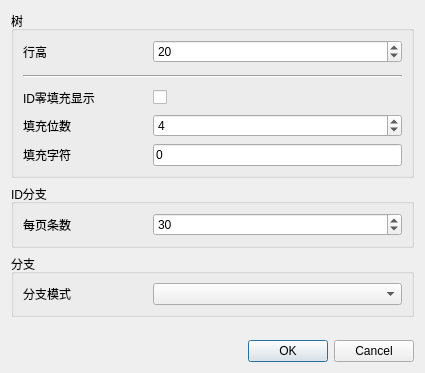
<?xml version="1.0" encoding="UTF-8"?>
<ui version="4.0">
 <class>W_FCTConfig</class>
 <widget class="QDialog" name="W_FCTConfig">
  <property name="geometry">
   <rect>
    <x>0</x>
    <y>0</y>
    <width>425</width>
    <height>373</height>
   </rect>
  </property>
  <property name="windowTitle">
   <string>树设置</string>
  </property>
  <layout class="QVBoxLayout" name="verticalLayout">
   <item>
    <widget class="QGroupBox" name="groupBox_2">
     <property name="title">
      <string>树</string>
     </property>
     <layout class="QGridLayout" name="gridLayout_3" columnstretch="1,2">
      <property name="verticalSpacing">
       <number>7</number>
      </property>
      <item row="0" column="0">
       <widget class="QLabel" name="label_3">
        <property name="text">
         <string>行高</string>
        </property>
       </widget>
      </item>
      <item row="0" column="1">
       <widget class="QSpinBox" name="spinBox_rowHeight">
        <property name="minimum">
         <number>2</number>
        </property>
        <property name="maximum">
         <number>2000</number>
        </property>
        <property name="value">
         <number>20</number>
        </property>
       </widget>
      </item>
      <item row="2" column="0">
       <widget class="QLabel" name="label_6">
        <property name="text">
         <string>ID零填充显示</string>
        </property>
       </widget>
      </item>
      <item row="2" column="1">
       <widget class="QCheckBox" name="checkBox_zeroFill">
        <property name="text">
         <string/>
        </property>
       </widget>
      </item>
      <item row="3" column="0">
       <widget class="QLabel" name="label_zeroFillCount">
        <property name="text">
         <string>填充位数</string>
        </property>
       </widget>
      </item>
      <item row="4" column="0">
       <widget class="QLabel" name="label_zeroFillChar">
        <property name="text">
         <string>填充字符</string>
        </property>
       </widget>
      </item>
      <item row="3" column="1">
       <widget class="QSpinBox" name="spinBox_zeroFillCount">
        <property name="minimum">
         <number>2</number>
        </property>
        <property name="maximum">
         <number>10</number>
        </property>
        <property name="value">
         <number>4</number>
        </property>
       </widget>
      </item>
      <item row="4" column="1">
       <widget class="QLineEdit" name="lineEdit_zeroFillChar">
        <property name="text">
         <string>0</string>
        </property>
       </widget>
      </item>
      <item row="1" column="0" colspan="2">
       <widget class="Line" name="line">
        <property name="minimumSize">
         <size>
          <width>0</width>
          <height>12</height>
         </size>
        </property>
        <property name="orientation">
         <enum>Qt::Horizontal</enum>
        </property>
       </widget>
      </item>
     </layout>
    </widget>
   </item>
   <item>
    <widget class="QGroupBox" name="groupBox_3">
     <property name="title">
      <string>ID分支</string>
     </property>
     <layout class="QGridLayout" name="gridLayout_4" columnstretch="1,2">
      <item row="0" column="1">
       <widget class="QSpinBox" name="spinBox_pageContainCount">
        <property name="minimum">
         <number>2</number>
        </property>
        <property name="maximum">
         <number>2000</number>
        </property>
        <property name="value">
         <number>30</number>
        </property>
       </widget>
      </item>
      <item row="0" column="0">
       <widget class="QLabel" name="label_2">
        <property name="text">
         <string>每页条数</string>
        </property>
       </widget>
      </item>
     </layout>
    </widget>
   </item>
   <item>
    <widget class="QGroupBox" name="groupBox">
     <property name="title">
      <string>分支</string>
     </property>
     <layout class="QGridLayout" name="gridLayout_2" columnstretch="1,2">
      <item row="0" column="0">
       <widget class="QLabel" name="label">
        <property name="text">
         <string>分支模式</string>
        </property>
       </widget>
      </item>
      <item row="0" column="1">
       <widget class="QComboBox" name="comboBox_sortType"/>
      </item>
     </layout>
    </widget>
   </item>
   <item>
    <spacer name="verticalSpacer">
     <property name="orientation">
      <enum>Qt::Vertical</enum>
     </property>
     <property name="sizeHint" stdset="0">
      <size>
       <width>20</width>
       <height>40</height>
      </size>
     </property>
    </spacer>
   </item>
   <item>
    <widget class="QDialogButtonBox" name="buttonBox">
     <property name="orientation">
      <enum>Qt::Horizontal</enum>
     </property>
     <property name="standardButtons">
      <set>QDialogButtonBox::Cancel|QDialogButtonBox::Ok</set>
     </property>
    </widget>
   </item>
  </layout>
 </widget>
 <resources/>
 <connections>
  <connection>
   <sender>buttonBox</sender>
   <signal>rejected()</signal>
   <receiver>W_FCTConfig</receiver>
   <slot>reject()</slot>
   <hints>
    <hint type="sourcelabel">
     <x>345</x>
     <y>303</y>
    </hint>
    <hint type="destinationlabel">
     <x>286</x>
     <y>274</y>
    </hint>
   </hints>
  </connection>
 </connections>
</ui>
